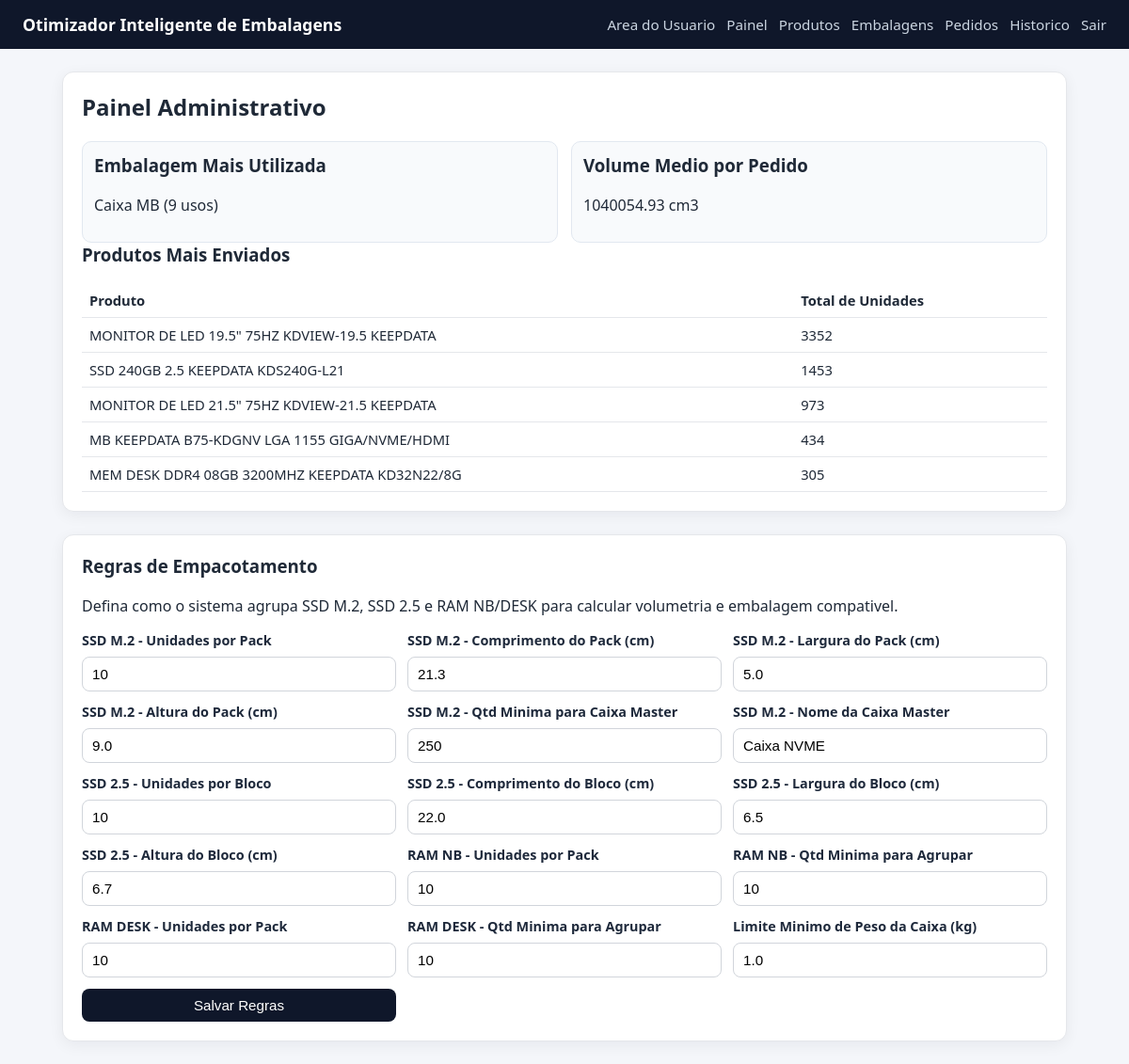
/admin (signed in), run on the app's committed database.
### tables this page shows
CREATE TABLE boxes (
                id INTEGER PRIMARY KEY AUTOINCREMENT,
                name TEXT NOT NULL UNIQUE,
                length_cm REAL NOT NULL,
                width_cm REAL NOT NULL,
                height_cm REAL NOT NULL,
                max_weight REAL NOT NULL
            , is_active INTEGER NOT NULL DEFAULT 1, max_capacity_weight REAL);

CREATE TABLE products (
                id INTEGER PRIMARY KEY AUTOINCREMENT,
                name TEXT NOT NULL UNIQUE,
                length_cm REAL NOT NULL,
                width_cm REAL NOT NULL,
                height_cm REAL NOT NULL,
                weight REAL NOT NULL
            , sku TEXT);

### shipping_ai/app_volum.py (the view)
@app.route("/admin", methods=["GET"])
@admin_required
def admin_dashboard():
    stats = get_dashboard_stats(DB_PATH)
    packing_rules = get_packing_rules(DB_PATH)
    return render_template("dashboard.html", stats=stats, packing_rules=packing_rules)

### shipping_ai/app_volum.py (called while the page is built)
def admin_required(view_func):
    @wraps(view_func)
    def _wrapped(*args, **kwargs):
        if not session.get("is_admin"):
            next_url = request.path
            return redirect(url_for("admin_login", next=next_url))
        return view_func(*args, **kwargs)
    return _wrapped

### shipping_ai/database.py (called while the page is built)
def get_connection(db_path):
    conn = sqlite3.connect(db_path)
    conn.row_factory = sqlite3.Row
    return conn

def _safe_int(value, default):
    try:
        return int(float(value))
    except Exception:
        return int(default)

def _safe_float(value, default):
    try:
        return float(value)
    except Exception:
        return float(default)

### shipping_ai/templates/dashboard.html
{% extends 'base.html' %}
{% block content %}
<section class="card">
    <h2>Painel Administrativo</h2>
    <div class="stats-grid">
        <div class="stat-box">
            <h3>Embalagem Mais Utilizada</h3>
            {% if stats.most_used_box %}
                <p>{{ stats.most_used_box['name'] }} ({{ stats.most_used_box['uses'] }} usos)</p>
            {% else %}
                <p>Ainda nao ha dados de expedicao.</p>
            {% endif %}
        </div>
        <div class="stat-box">
            <h3>Volume Medio por Pedido</h3>
            <p>{{ '%.2f'|format(stats.avg_volume) }} cm3</p>
        </div>
    </div>
    <h3>Produtos Mais Enviados</h3>
    <table>
        <thead>
            <tr><th>Produto</th><th>Total de Unidades</th></tr>
        </thead>
        <tbody>
        {% for row in stats.top_products %}
            <tr>
                <td>{{ row['name'] }}</td>
                <td>{{ row['total_qty'] }}</td>
            </tr>
        {% else %}
            <tr><td colspan="2">Ainda nao ha dados de envio por produto.</td></tr>
        {% endfor %}
        </tbody>
    </table>
</section>
<section class="card" style="margin-top: 1.5rem;">
    <h3>Regras de Empacotamento</h3>
    <p>Defina como o sistema agrupa SSD M.2, SSD 2.5 e RAM NB/DESK para calcular volumetria e embalagem compativel.</p>
    <form method="post" action="{{ url_for('admin_packing_settings') }}" class="form-grid cols-2 form-packing">
        <label>SSD M.2 - Unidades por Pack
            <input type="number" min="1" step="1" name="ssdm2_bundle_qty" value="{{ packing_rules.get('ssdm2_bundle_qty', 10) }}" required>
        </label>
        <label>SSD M.2 - Comprimento do Pack (cm)
            <input type="number" min="0.1" step="0.1" name="ssdm2_bundle_length_cm" value="{{ packing_rules.get('ssdm2_bundle_length_cm', 21.3) }}" required>
        </label>
        <label>SSD M.2 - Largura do Pack (cm)
            <input type="number" min="0.1" step="0.1" name="ssdm2_bundle_width_cm" value="{{ packing_rules.get('ssdm2_bundle_width_cm', 5.0) }}" required>
        </label>
        <label>SSD M.2 - Altura do Pack (cm)
            <input type="number" min="0.1" step="0.1" name="ssdm2_bundle_height_cm" value="{{ packing_rules.get('ssdm2_bundle_height_cm', 9.0) }}" required>
        </label>
        <label>SSD M.2 - Qtd Minima para Caixa Master
            <input type="number" min="1" step="1" name="ssdm2_master_box_qty" value="{{ packing_rules.get('ssdm2_master_box_qty', 250) }}" required>
        </label>
        <label>SSD M.2 - Nome da Caixa Master
            <input type="text" name="ssdm2_default_box_name" value="{{ packing_rules.get('ssdm2_default_box_name', 'Caixa NVME') }}" required>
        </label>
        <label>SSD 2.5 - Unidades por Bloco
            <input type="number" min="1" step="1" name="ssd25_bundle_qty" value="{{ packing_rules['ssd25_bundle_qty'] }}" required>
        </label>
        <label>SSD 2.5 - Comprimento do Bloco (cm)
            <input type="number" min="0.1" step="0.1" name="ssd25_bundle_length_cm" value="{{ packing_rules['ssd25_bundle_length_cm'] }}" required>
        </label>
        <label>SSD 2.5 - Largura do Bloco (cm)
            <input type="number" min="0.1" step="0.1" name="ssd25_bundle_width_cm" value="{{ packing_rules['ssd25_bundle_width_cm'] }}" required>
        </label>
        <label>SSD 2.5 - Altura do Bloco (cm)
            <input type="number" min="0.1" step="0.1" name="ssd25_bundle_height_cm" value="{{ packing_rules['ssd25_bundle_height_cm'] }}" required>
        </label>
        <label>RAM NB - Unidades por Pack
            <input type="number" min="1" step="1" name="ram_nb_bundle_qty" value="{{ packing_rules['ram_nb_bundle_qty'] }}" required>
        </label>
        <label>RAM NB - Qtd Minima para Agrupar
            <input type="number" min="1" step="1" name="ram_nb_bundle_min_qty" value="{{ packing_rules['ram_nb_bundle_min_qty'] }}" required>
        </label>
        <label>RAM DESK - Unidades por Pack
            <input type="number" min="1" step="1" name="ram_desk_bundle_qty" value="{{ packing_rules['ram_desk_bundle_qty'] }}" required>
        </label>
        <label>RAM DESK - Qtd Minima para Agrupar
            <input type="number" min="1" step="1" name="ram_desk_bundle_min_qty" value="{{ packing_rules['ram_desk_bundle_min_qty'] }}" required>
        </label>
        <label>Limite Minimo de Peso da Caixa (kg)
            <input type="number" min="0" step="0.1" name="min_effective_max_weight_kg" value="{{ packing_rules['min_effective_max_weight_kg'] }}" required>
        </label>
        <button type="submit">Salvar Regras</button>
    </form>
</section>
{% endblock %}

### shipping_ai/static/style.css (style rules this page uses)
* { box-sizing: border-box; }
body { margin: 0; font-family: Segoe UI, Tahoma, sans-serif; background: #f4f6fa; color: #1f2937; }
.card { background: #fff; border-radius: 12px; padding: 20px; border: 1px solid #e5e7eb; box-shadow: 0 4px 16px rgba(15, 23, 42, 0.06); margin-bottom: 18px; }
h2, h3 { margin-top: 0; }
.form-grid { display: grid; gap: 12px; }
.form-grid.cols-2 { grid-template-columns: repeat(auto-fit, minmax(280px, 1fr)); }
.form-packing label { display: flex; flex-direction: column; gap: 6px; font-size: 0.9rem; font-weight: 600; color: #1e293b; }
.form-packing label input { margin-top: 2px; }
label { display: grid; gap: 6px; font-size: 0.95rem; word-break: break-word; }
input, select, button { padding: 9px 10px; border-radius: 8px; border: 1px solid #d1d5db; font-size: 0.95rem; }
button, .btn { background: #0f172a; color: #fff; border: 0; cursor: pointer; text-decoration: none; display: inline-block; }
table { width: 100%; border-collapse: collapse; margin-top: 12px; }
th, td { border-bottom: 1px solid #e5e7eb; text-align: left; padding: 8px; font-size: 0.92rem; }
.stats-grid { display: grid; gap: 14px; grid-template-columns: repeat(auto-fit, minmax(230px, 1fr)); }
.stat-box { background: #f8fafc; border: 1px solid #e2e8f0; border-radius: 10px; padding: 12px; }

### data on the page
boxes: most_used_box.name "Caixa MB"
products: name "MONITOR DE LED 19.5\" 75HZ KDVIEW-19.5 KEEPDATA", total_qty "3352"
products: name "SSD 240GB 2.5 KEEPDATA KDS240G-L21", total_qty "1453"
products: name "MONITOR DE LED 21.5\" 75HZ KDVIEW-21.5 KEEPDATA", total_qty "973"
products: name "MB KEEPDATA B75-KDGNV LGA 1155 GIGA/NVME/HDMI", total_qty "434"
products: name "MEM DESK DDR4 08GB 3200MHZ KEEPDATA KD32N22/8G", total_qty "305"

### other printed values
{{ stats.most_used_box['uses'] }} "9"
{{ '%.2f'|format(stats.avg_volume) }} "1040054.93"
